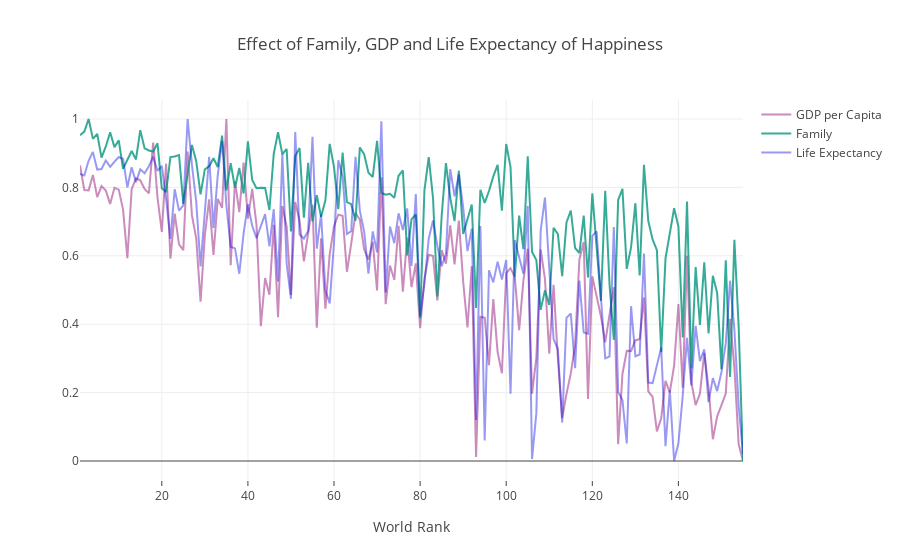

Write notebook code for a chart like this one.
### Code cell
new_data = pd.read_csv("../input/2017.csv")
created_data = pd.concat([new_data["Country"], new_data["Happiness.Rank"],y, data_normalized, ], axis =1)
created_data.rename(columns = {"Happiness.Rank" : "Happiness_Rank"}, inplace = True)
created_data

trace1 = go.Scatter( x = created_data.Happiness_Rank , 
                    y = created_data.Economy__GDP_per_Capita_ ,
                    mode = "lines",
                    name = "GDP per Capita",
                    marker = dict(color = "rgba(150, 25, 125, 0.5)"),
                    text = created_data.Country
                    
)

trace2 = go.Scatter ( x = created_data.Happiness_Rank,
                    y = created_data.Family,
                    mode = "lines",
                    name = "Family",
                    marker = dict(color = "rgba(5,150, 125, 0.8)"),
                    text = created_data.Country
                    )


trace3 = go.Scatter ( x = created_data.Happiness_Rank,
                    y = created_data.Health__Life_Expectancy_,
                    mode = "lines",
                    name = "Life Expectancy",
                    marker = dict(color = "rgba(0, 0, 225, 0.4)"),
                    text = created_data.Country
                    )

data = [trace1, trace2, trace3]

layout = dict(title = "Effect of Family, GDP and Life Expectancy of Happiness",
             xaxis =dict( title ="World Rank",ticklen = 5, zeroline = False)
             )

fig = dict(data = data, layout = layout)

iplot(fig)

### Figure 1 — Plotly figure (JSON) as saved in the notebook; plotly's stock layout.template omitted (floating-point values rounded to 4 significant figures; data arrays with more than 128 entries replaced by an {"elided": "..."} marker saying what was removed)
{"data": [{"marker": {"color": "rgba(150, 25, 125, 0.5)"}, "mode": "lines", "name": "GDP per Capita", "text": {"elided": "155 str values"}, "type": "scatter", "uid": "5362e812-437d-49df-93e7-86b2c726d61f", "x": {"elided": "155 int values"}, "y": {"elided": "155 float values"}}, {"marker": {"color": "rgba(5,150, 125, 0.8)"}, "mode": "lines", "name": "Family", "text": {"elided": "155 str values"}, "type": "scatter", "uid": "c3ea9dfd-f7f5-4977-b7f6-f61005b70078", "x": {"elided": "155 int values"}, "y": {"elided": "155 float values"}}, {"marker": {"color": "rgba(0, 0, 225, 0.4)"}, "mode": "lines", "name": "Life Expectancy", "text": {"elided": "155 str values"}, "type": "scatter", "uid": "d69d60dc-c57b-47ae-87ee-d92b5a96ac08", "x": {"elided": "155 int values"}, "y": {"elided": "155 float values"}}], "layout": {"title": {"text": "Effect of Family, GDP and Life Expectancy of Happiness"}, "xaxis": {"ticklen": 5, "title": {"text": "World Rank"}, "zeroline": false}}}
